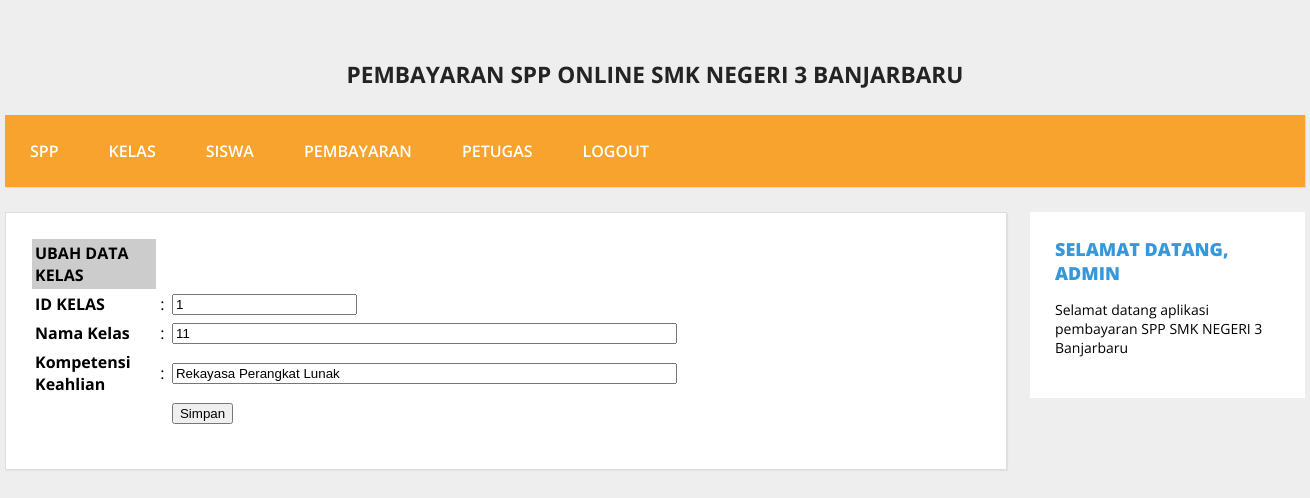
Screenshot of /SPP_laila/admin/halaman_admin.php?open=edit_kelas&id_kelas=1 (signed in) with the database file from the repository.
### tables this page shows
CREATE TABLE `kelas` (
  `id_kelas` varchar(5) NOT NULL,
  `nama_kelas` varchar(10) NOT NULL,
  `kompetensi_keahlian` varchar(30) NOT NULL
);

### SPP_laila/admin/edit_kelas.php (the view, shortened to what this page needs)
<?php
include_once "../src/koneksi.php";
$id_kelas   = $_GET['id_kelas'];
$sql        = mysqli_query($koneksi, "SELECT * FROM kelas WHERE id_kelas ='$id_kelas'");
$data       = mysqli_fetch_array($sql);
?>
<form action="<?php $_SERVER['PHP_SELF']; ?>" method="post" name="form1" target="_self" >
  <table class="table-list" width="650" border="0" cellspacing="1" cellpadding="3">
    <tr>
      <td bgcolor="#CCCCCC"><strong>UBAH DATA KELAS </strong></td>
      <td>&nbsp;</td>
      <td>&nbsp;</td>
    </tr>
    <tr>
      <td width="182"><strong>ID KELAS </strong></td>
      <td width="6">:</td>
      <td width="440"><input name="id_kelas" type="text" value="<?php echo $data['id_kelas']; ?>"
        readonly = "true" /></td>
    </tr>
    <tr>
      <td><strong>Nama Kelas </strong></td>
      <td>:</td>
      <td><input name="nama_kelas" type="text" value="<?php echo $data['nama_kelas']; ?>"
        size="60" maxlength="100" /></td>
    </tr>
    <tr>
      <td><strong>Kompetensi Keahlian </strong></td>
      <td>:</td>
      <td><input name="kompetensi_keahlian" type="text" value="<?php echo $data['kompetensi_keahlian']; ?>"
        size="60" maxlength="100" /></td>
    </tr>
    <tr>
      <td>&nbsp;</td>
      <td>&nbsp;</td>
      <td><input name="btnSimpan" type="submit" id="btnSimpan" value="Simpan" /></td>
    </tr>
  </table>
</form>

### SPP_laila/src/style.css (style rules this page uses)
body { background: #eee; margin: 0; font-family: 'Open Sans', sans-serif; }

### rows the page displays
kelas: id_kelas "1", nama_kelas "11", kompetensi_keahlian "Rekayasa Perangkat Lunak"

### other values shown
$_SESSION['username'] "ADMIN"
